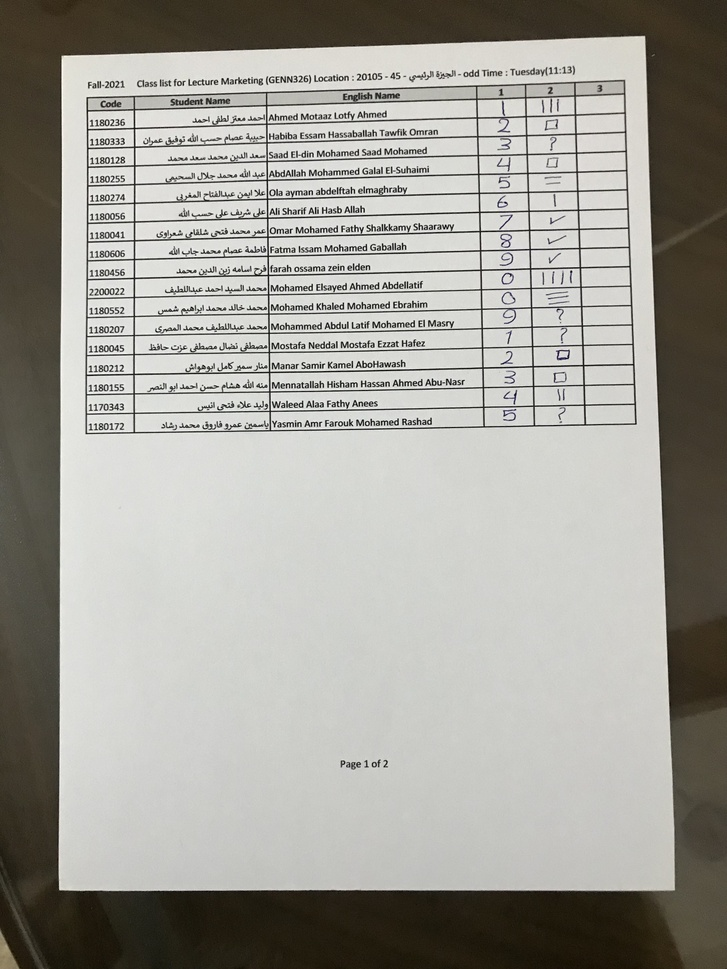
#> input picture inputs/1.jpg, 727 x 969 px, shrunk from 3024 x 4030 before the run
$ python -i main.py   (imports and definitions only)
#> lines starting #> are read from the running program, lines starting #| are printed output that depends on the picture; after the words box and inside, x2 and y2 are one past the last pixel; in counts of white or black regions, pixels touching at a corner belong together
#> in ProcessImage, img is the input picture: shape (969, 727, 3); mean B, G, R 152.7, 159.6, 161.2
import csv
import os
import random
import time
import uuid

import cv2
import numpy as np
import skimage.io as io
from skimage.draw import rectangle
from skimage.exposure import histogram
import matplotlib.pyplot as plt
from skimage.feature import canny
from skimage.measure import find_contours
from sklearn import svm, datasets
from sklearn.model_selection import train_test_split
import pandas as pd

digits_classifier = svm.LinearSVC(dual="auto")
path_to_dataset = r'digits_dataset'
path_to_inputs = r'inputs'
target_img_size = (32, 32)
svm_loaded = False


# [44 lines left out: functions extract_hog_features, load_dataset, load_svm, not called in this run]


def show_images(images, titles=None):
    # This function is used to show image(s) with titles by sending an array of images and an array of associated
    # titles. images[0] will be drawn with the title titles[0] if exists You aren't required to understand this
    # function, use it as-is.
    n_ims = len(images)
    if titles is None: titles = ['(%d)' % i for i in range(1, n_ims + 1)]
    fig = plt.figure()
    n = 1
    for image, title in zip(images, titles):
        a = fig.add_subplot(1, n_ims, n)
        if image.ndim == 2:
            plt.gray()
        plt.imshow(image)
        a.set_title(title)
        plt.axis('off')
        n += 1
    fig.set_size_inches(np.array(fig.get_size_inches()) * n_ims)
    plt.show()


# [7 lines left out: function showHist, not called in this run]


def getPaper(img) -> np.array:
    blurred_image = cv2.GaussianBlur(img, (5, 5), 0)  # remove noise
    _, edges = cv2.threshold(blurred_image, thresh=0, maxval=255, type=cv2.THRESH_BINARY + cv2.THRESH_OTSU)
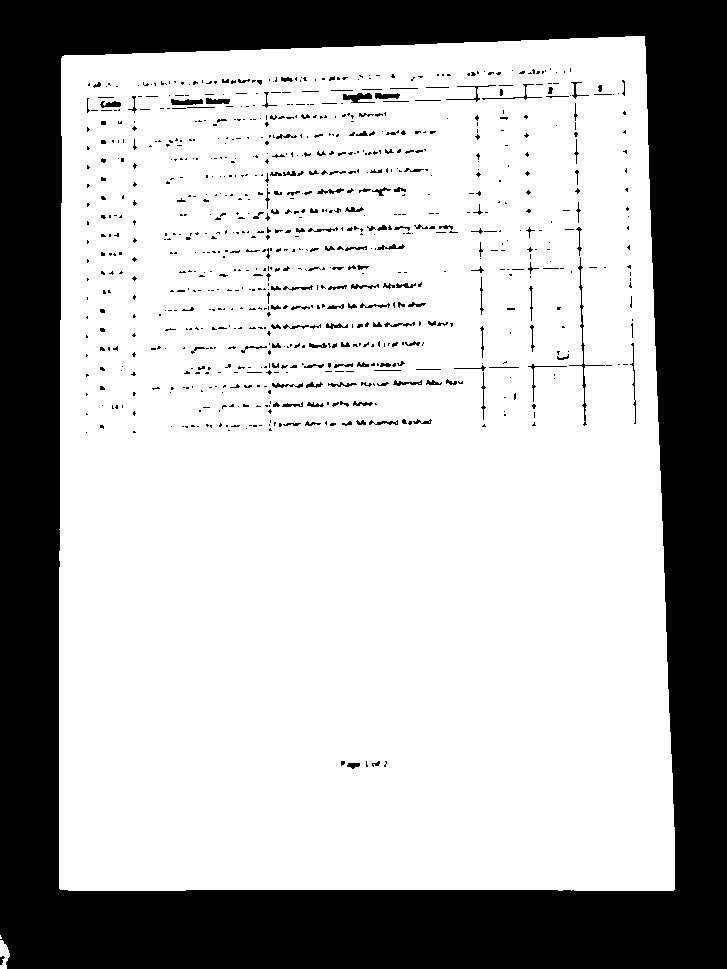
#> edges: shape (969, 727); 70.4% white; 846 black regions (695 under 20 px), largest, box (x1, y1, x2, y2) and area: (0, 0, 727, 969) 197351, (569, 257, 605, 426) 299, (343, 93, 375, 103) 188
    edges = cv2.dilate(edges, np.array([[1, 1, 1], [1, 1, 1], [1, 1, 1]]))
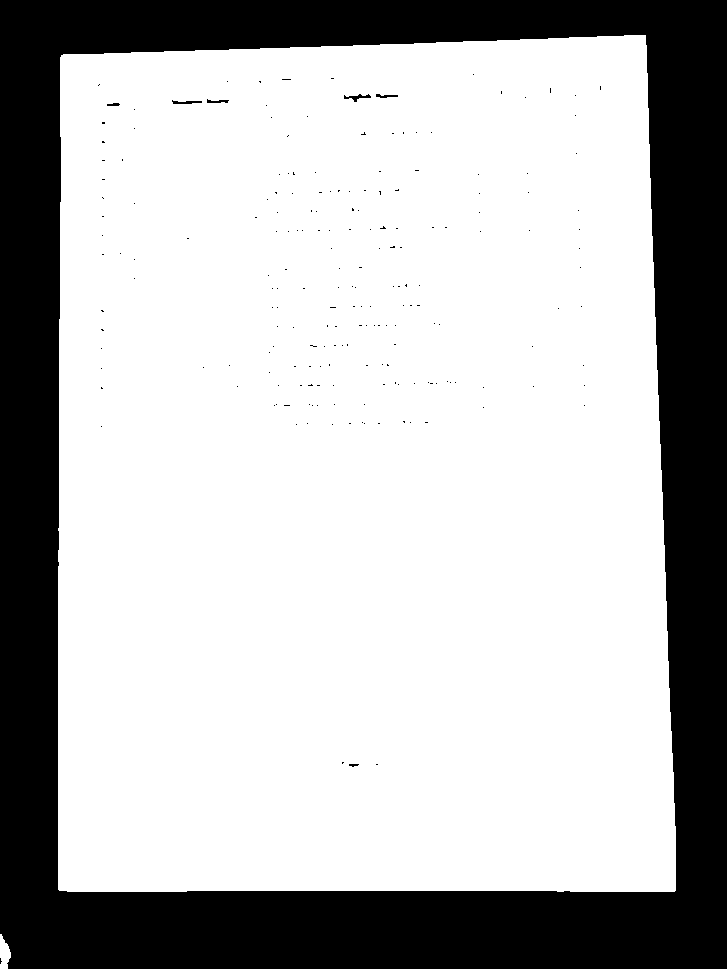
#> edges: shape (969, 727); 72.3% white; 199 black regions (192 under 20 px)
    contours, _ = cv2.findContours(edges, cv2.RETR_EXTERNAL, cv2.CHAIN_APPROX_SIMPLE)
#> contours = 2 contours; box (x1, y1, x2, y2) and area: (58, 35, 676, 892) 508406, (0, 934, 11, 969) 224
    contours = sorted(contours, key=cv2.contourArea, reverse=True)
    largest_contour = max(contours, key=cv2.contourArea)
#> largest_contour = contour of 134 points, box (x1, y1, x2, y2) (58, 35, 676, 892), area 508406

    epsilon = 0.1 * cv2.arcLength(largest_contour, True)
#> epsilon = 291.7
    approx_polygon = cv2.approxPolyDP(largest_contour, epsilon, True)
#> approx_polygon = [[645, 35], [61, 55], [59, 890], [675, 890]]
    hull = cv2.convexHull(approx_polygon)
#> hull = [[675, 890], [59, 890], [61, 55], [645, 35]]

    # cv2.drawContours(img, largest_contour, contourIdx=-1, thickness=15, color=(255))

    x, y, w, h = cv2.boundingRect(approx_polygon)
#> x = 59; y = 35; w = 617; h = 856
    src_points = np.float32(hull)
#> src_points = [[675, 890], [59, 890], [61, 55], [645, 35]]

    if (len(src_points)) > 4:
        print("Can't detect the box")
        return None

    top_left = [0, 0]
    bot_left = [0, h]
#> bot_left = [0, 856]
    top_right = [w, 0]
#> top_right = [617, 0]
    bot_right = [w, h]
#> bot_right = [617, 856]

    top_left_i = 0
    bot_left_i = 0
    top_right_i = 0
    bot_right_i = 0

    i = 0
    center = [0, 0]
    while i < len(src_points):
        center += src_points[i][0]
        i = i + 1
#> this loop made 4 passes
#> center on passes 1 to 4: [675, 890], [734, 1780], [795, 1835], [1440, 1870]
#> after the loop, i = 4

    center[0] = center[0] / 4
    center[1] = center[1] / 4
    i = 0
    while i < len(src_points):
        v = src_points[i][0] - center
        if v[0] < 0 and v[1] < 0:
            top_left_i = i
        if v[0] > 0 > v[1]:
            top_right_i = i
        if v[0] > 0 and v[1] > 0:
            bot_right_i = i
        if v[0] < 0 < v[1]:
            bot_left_i = i
        i = i + 1
#> this loop made 4 passes
#> (v, bot_right_i) on pass 1: ([315, 422.5], 0)
#> after the loop, i = 4

    dst_points = np.float32([
        [0, h],
        [w, h],
        [w, 0],
        [0, 0],
    ])
#> dst_points = [[0, 856], [617, 856], [617, 0], [0, 0]]

    dst_points[bot_left_i] = bot_left
    dst_points[bot_right_i] = bot_right
    dst_points[top_left_i] = top_left
    dst_points[top_right_i] = top_right

    # [5 lines of commented-out code are left out]

    perspective_matrix = cv2.getPerspectiveTransform(src_points, dst_points)
#> perspective_matrix = [[1.09, 0.00261, -66.55], [0.0372, 1.09, -62.05], [4.35e-05, 6.46e-05, 1]]
    warped_image = cv2.warpPerspective(img, perspective_matrix, (w, h))
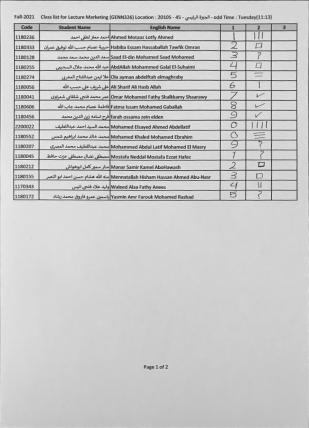
#> warped_image: shape (856, 617) (shown at 1/2 size); min 8, max 254, mean 200.7
    # show_images([warped_image])

    return warped_image


def getTable(img) -> np.array:
    blurred_image = cv2.GaussianBlur(img, (5, 5), 0)  # remove noise
#> blurred_image: shape (856, 617)
    edges = cv2.Canny(blurred_image, 20, 120) # this is a really low threshold, but it works ..
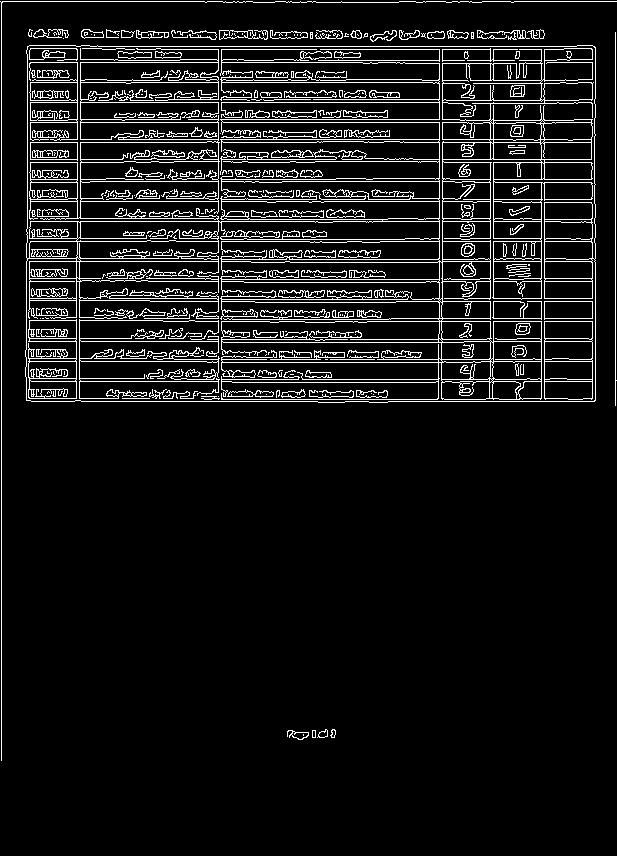
#> edges: shape (856, 617); 8.5% white in thin lines or dots, all inside (x1, y1, x2, y2) = (0, 1, 617, 761)
    edges = cv2.dilate(edges, np.ones([3,3]))
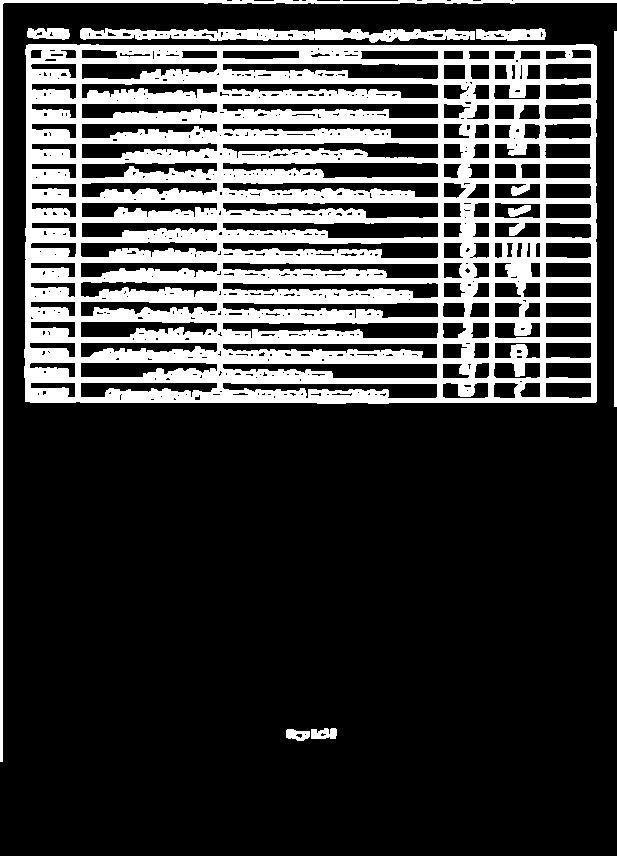
#> edges: shape (856, 617); 24.1% white; 9 white regions
    contours, _ = cv2.findContours(edges, cv2.RETR_EXTERNAL, cv2.CHAIN_APPROX_SIMPLE)
#> contours = 8 contours; box (x1, y1, x2, y2) and area: (24, 44, 597, 404) 203719, (80, 28, 475, 43) 3266, (0, 0, 617, 762) 2827, (614, 31, 617, 407) 750, (476, 28, 546, 41) 636, (27, 28, 70, 40) 376, (311, 728, 337, 739) 202, (286, 729, 310, 741) 189
    contours = sorted(contours, key=cv2.contourArea, reverse=True)
    largest_contour = max(contours, key=cv2.contourArea)
#> largest_contour = contour of 81 points, box (x1, y1, x2, y2) (24, 44, 597, 404), area 203719
#> (the rest of the program and of its run is left out)
